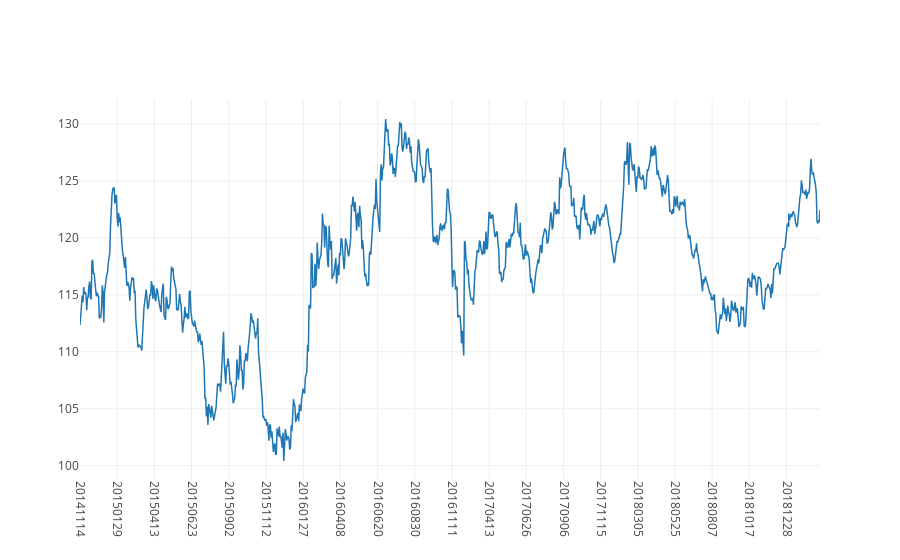

The cell this chart's notebook holds for it:
### Code cell
iplot(ju.plotly_pandas(dict_df['gold'],x_column='trade_date'))

### Figure 1 — Plotly figure (JSON) as saved in the notebook; plotly's stock layout.template omitted (floating-point values rounded to 4 significant figures; data arrays with more than 128 entries replaced by an {"elided": "..."} marker saying what was removed)
{"data": [{"line": {"color": "rgba (31, 119, 180, 1)", "dash": "solid", "width": 1.5}, "mode": "lines", "name": "nav", "type": "scatter", "uid": "c5c5283a-4661-11e9-99fa-8c859025e7f9", "x": {"elided": "1000 int values"}, "xaxis": "x", "y": {"elided": "998 float values"}, "yaxis": "y"}], "layout": {"xaxis": {"tickangle": 90, "ticktext": [20141114, 20150129, 20150413, 20150623, 20150902, 20151112, 20160127, 20160408, 20160620, 20160830, 20161111, 20170413, 20170626, 20170906, 20171115, 20180305, 20180525, 20180807, 20181017, 20181228], "tickvals": [20141114, 20150129, 20150413, 20150623, 20150902, 20151112, 20160127, 20160408, 20160620, 20160830, 20161111, 20170413, 20170626, 20170906, 20171115, 20180305, 20180525, 20180807, 20181017, 20181228], "type": "category"}}}
